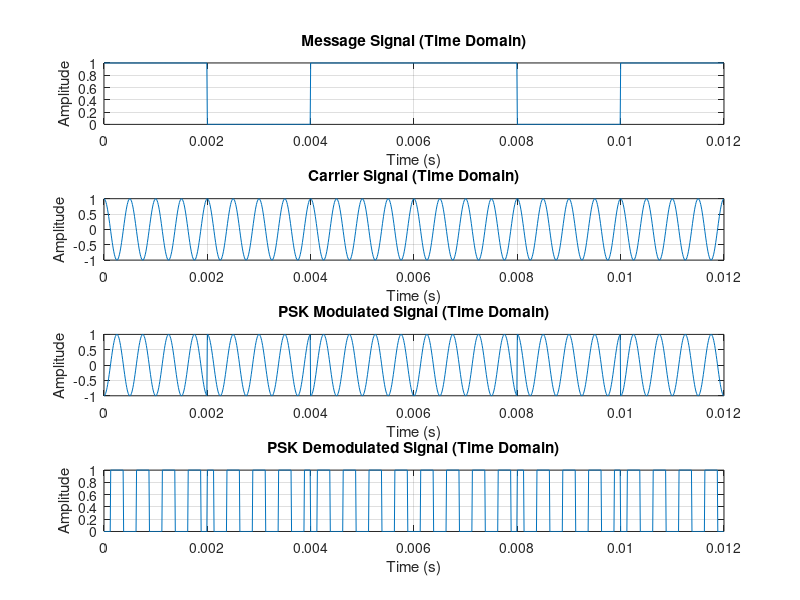
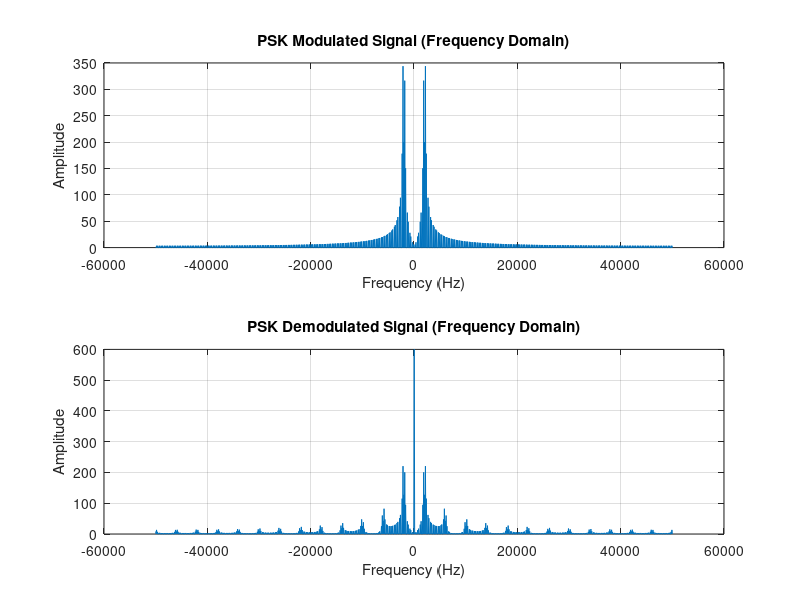

Write the MATLAB code that produced these figures, in order.
Fs = 100000; 
fc = 2000; % Carrier frequency
bit_duration = 0.002; % Duration of one bit
message_bits = [1 0 1 1 0 1]; 
t = 0:1/Fs:bit_duration * length(message_bits) - 1/Fs; % Time vector for all bits
samples_per_bit = Fs * bit_duration;
message_signal = repelem(message_bits, samples_per_bit);
carrier_signal = cos(2 * pi * fc * t); 
psk_signal = cos(2 * pi * fc * t + pi * message_signal);
psk_demodulated_signal = cos(2 * pi * fc * t + pi * message_signal);
psk_demodulated_signal = psk_demodulated_signal > 0; % Decision threshold at 0
freq_axis = linspace(-Fs/2, Fs/2, length(t));
fft_psk_signal = abs(fftshift(fft(psk_signal)));
fft_psk_demodulated = abs(fftshift(fft(psk_demodulated_signal)));

figure;subplot(4, 1, 1);
plot(t, message_signal);title('Message Signal (Time Domain)');
xlabel('Time (s)');ylabel('Amplitude');grid on;

subplot(4, 1, 2);
plot(t, carrier_signal);title('Carrier Signal (Time Domain)');
xlabel('Time (s)');ylabel('Amplitude');grid on;

subplot(4, 1, 3);
plot(t, psk_signal);title('PSK Modulated Signal (Time Domain)');
xlabel('Time (s)');ylabel('Amplitude');grid on;

subplot(4, 1, 4);
plot(t, psk_demodulated_signal);title('PSK Demodulated Signal (Time Domain)');
xlabel('Time (s)');ylabel('Amplitude');grid on;

% Frequency-domain plots
figure;subplot(2, 1, 1);
plot(freq_axis, fft_psk_signal);title('PSK Modulated Signal (Frequency Domain)');
xlabel('Frequency (Hz)');ylabel('Amplitude');grid on;

subplot(2, 1, 2);
plot(freq_axis, fft_psk_demodulated);title('PSK Demodulated Signal (Frequency Domain)');
xlabel('Frequency (Hz)');ylabel('Amplitude');grid on;
